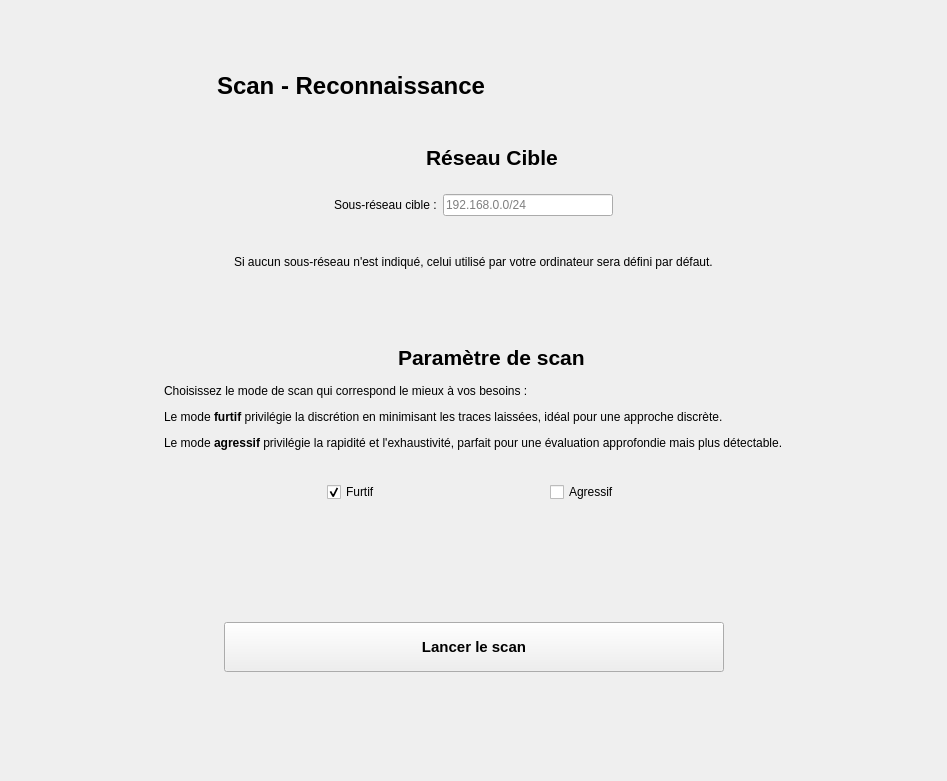
<?xml version="1.0" encoding="UTF-8"?>
<ui version="4.0">
 <class>ScanInterface</class>
 <widget class="QWidget" name="ScanInterface">
  <property name="geometry">
   <rect>
    <x>0</x>
    <y>0</y>
    <width>947</width>
    <height>781</height>
   </rect>
  </property>
  <property name="windowTitle">
   <string>Form</string>
  </property>
  <layout class="QVBoxLayout" name="verticalLayout_2">
   <item>
    <layout class="QGridLayout" name="gridLayout" rowstretch="0,0,0,0,0,0" columnstretch="0,0,0">
     <property name="leftMargin">
      <number>20</number>
     </property>
     <property name="topMargin">
      <number>40</number>
     </property>
     <property name="rightMargin">
      <number>20</number>
     </property>
     <property name="bottomMargin">
      <number>20</number>
     </property>
     <property name="spacing">
      <number>12</number>
     </property>
     <item row="1" column="2">
      <spacer name="horizontalSpacer_12">
       <property name="orientation">
        <enum>Qt::Horizontal</enum>
       </property>
       <property name="sizeHint" stdset="0">
        <size>
         <width>40</width>
         <height>20</height>
        </size>
       </property>
      </spacer>
     </item>
     <item row="0" column="1">
      <layout class="QHBoxLayout" name="horizontalLayout">
       <property name="topMargin">
        <number>10</number>
       </property>
       <property name="bottomMargin">
        <number>10</number>
       </property>
       <item>
        <widget class="IconWidget" name="IconWidget_3">
         <property name="minimumSize">
          <size>
           <width>50</width>
           <height>50</height>
          </size>
         </property>
         <property name="maximumSize">
          <size>
           <width>50</width>
           <height>50</height>
          </size>
         </property>
         <property name="icon">
          <iconset resource="../../resource/resource.qrc">
           <normaloff>:/images/scaninterfaceicon.png</normaloff>:/images/scaninterfaceicon.png</iconset>
         </property>
        </widget>
       </item>
       <item>
        <widget class="StrongBodyLabel" name="StrongBodyLabel">
         <property name="font">
          <font>
           <pointsize>18</pointsize>
           <weight>75</weight>
           <bold>true</bold>
          </font>
         </property>
         <property name="text">
          <string>Scan - Reconnaissance</string>
         </property>
         <property name="alignment">
          <set>Qt::AlignCenter</set>
         </property>
        </widget>
       </item>
       <item>
        <spacer name="horizontalSpacer_2">
         <property name="orientation">
          <enum>Qt::Horizontal</enum>
         </property>
         <property name="sizeHint" stdset="0">
          <size>
           <width>40</width>
           <height>20</height>
          </size>
         </property>
        </spacer>
       </item>
      </layout>
     </item>
     <item row="5" column="1">
      <spacer name="verticalSpacer_7">
       <property name="orientation">
        <enum>Qt::Vertical</enum>
       </property>
       <property name="sizeHint" stdset="0">
        <size>
         <width>20</width>
         <height>40</height>
        </size>
       </property>
      </spacer>
     </item>
     <item row="4" column="1">
      <layout class="QHBoxLayout" name="horizontalLayout_6">
       <property name="topMargin">
        <number>10</number>
       </property>
       <property name="bottomMargin">
        <number>10</number>
       </property>
       <item>
        <spacer name="horizontalSpacer_9">
         <property name="orientation">
          <enum>Qt::Horizontal</enum>
         </property>
         <property name="sizeHint" stdset="0">
          <size>
           <width>40</width>
           <height>20</height>
          </size>
         </property>
        </spacer>
       </item>
       <item>
        <widget class="PrimaryPushButton" name="PrimaryPushButton">
         <property name="minimumSize">
          <size>
           <width>500</width>
           <height>50</height>
          </size>
         </property>
         <property name="maximumSize">
          <size>
           <width>500</width>
           <height>50</height>
          </size>
         </property>
         <property name="font">
          <font>
           <pointsize>11</pointsize>
           <weight>75</weight>
           <bold>true</bold>
          </font>
         </property>
         <property name="text">
          <string>Lancer le scan</string>
         </property>
        </widget>
       </item>
       <item>
        <spacer name="horizontalSpacer_8">
         <property name="orientation">
          <enum>Qt::Horizontal</enum>
         </property>
         <property name="sizeHint" stdset="0">
          <size>
           <width>40</width>
           <height>20</height>
          </size>
         </property>
        </spacer>
       </item>
      </layout>
     </item>
     <item row="2" column="1">
      <layout class="QGridLayout" name="gridLayout_3">
       <property name="leftMargin">
        <number>0</number>
       </property>
       <property name="topMargin">
        <number>0</number>
       </property>
       <property name="rightMargin">
        <number>0</number>
       </property>
       <property name="bottomMargin">
        <number>0</number>
       </property>
       <item row="0" column="0">
        <widget class="CardWidget" name="CardWidget">
         <property name="minimumSize">
          <size>
           <width>0</width>
           <height>0</height>
          </size>
         </property>
         <layout class="QVBoxLayout" name="verticalLayout_8">
          <item>
           <layout class="QVBoxLayout" name="verticalLayout_7">
            <item>
             <layout class="QHBoxLayout" name="horizontalLayout_4">
              <property name="leftMargin">
               <number>0</number>
              </property>
              <property name="topMargin">
               <number>0</number>
              </property>
              <property name="rightMargin">
               <number>0</number>
              </property>
              <property name="bottomMargin">
               <number>0</number>
              </property>
              <item>
               <spacer name="horizontalSpacer_6">
                <property name="orientation">
                 <enum>Qt::Horizontal</enum>
                </property>
                <property name="sizeHint" stdset="0">
                 <size>
                  <width>40</width>
                  <height>20</height>
                 </size>
                </property>
               </spacer>
              </item>
              <item>
               <widget class="IconWidget" name="IconWidget_2">
                <property name="sizePolicy">
                 <sizepolicy hsizetype="Preferred" vsizetype="Preferred">
                  <horstretch>30</horstretch>
                  <verstretch>30</verstretch>
                 </sizepolicy>
                </property>
                <property name="minimumSize">
                 <size>
                  <width>30</width>
                  <height>30</height>
                 </size>
                </property>
                <property name="maximumSize">
                 <size>
                  <width>30</width>
                  <height>30</height>
                 </size>
                </property>
                <property name="icon">
                 <iconset resource="../../resource/resource.qrc">
                  <normaloff>:/images/settings.png</normaloff>:/images/settings.png</iconset>
                </property>
               </widget>
              </item>
              <item>
               <widget class="TitleLabel" name="TitleLabel_2">
                <property name="font">
                 <font>
                  <pointsize>16</pointsize>
                  <weight>75</weight>
                  <bold>true</bold>
                 </font>
                </property>
                <property name="text">
                 <string>Paramètre de scan</string>
                </property>
               </widget>
              </item>
              <item>
               <spacer name="horizontalSpacer_7">
                <property name="orientation">
                 <enum>Qt::Horizontal</enum>
                </property>
                <property name="sizeHint" stdset="0">
                 <size>
                  <width>40</width>
                  <height>20</height>
                 </size>
                </property>
               </spacer>
              </item>
             </layout>
            </item>
           </layout>
          </item>
          <item>
           <widget class="HorizontalSeparator" name="HorizontalSeparator"/>
          </item>
          <item>
           <layout class="QGridLayout" name="gridLayout_4">
            <item row="0" column="0" colspan="2">
             <widget class="BodyLabel" name="BodyLabel_3">
              <property name="text">
               <string>&lt;html&gt;&lt;head/&gt;&lt;body&gt;&lt;p&gt;Choisissez le mode de scan qui correspond le mieux à vos besoins : &lt;/p&gt;&lt;p&gt;Le mode &lt;span style=&quot; font-weight:600;&quot;&gt;furtif&lt;/span&gt; privilégie la discrétion en minimisant les traces laissées, idéal pour une approche discrète.&lt;/p&gt;&lt;p&gt;Le mode &lt;span style=&quot; font-weight:600;&quot;&gt;agressif&lt;/span&gt; privilégie la rapidité et l'exhaustivité, parfait pour une évaluation approfondie mais plus détectable.&lt;/p&gt;&lt;/body&gt;&lt;/html&gt;</string>
              </property>
             </widget>
            </item>
           </layout>
          </item>
          <item>
           <widget class="HorizontalSeparator" name="HorizontalSeparator_3"/>
          </item>
          <item>
           <layout class="QHBoxLayout" name="horizontalLayout_5">
            <property name="topMargin">
             <number>20</number>
            </property>
            <property name="bottomMargin">
             <number>20</number>
            </property>
            <item>
             <spacer name="horizontalSpacer_13">
              <property name="orientation">
               <enum>Qt::Horizontal</enum>
              </property>
              <property name="sizeHint" stdset="0">
               <size>
                <width>40</width>
                <height>20</height>
               </size>
              </property>
             </spacer>
            </item>
            <item>
             <widget class="CheckBox" name="CheckBox">
              <property name="text">
               <string>Furtif</string>
              </property>
              <property name="checked">
               <bool>true</bool>
              </property>
             </widget>
            </item>
            <item>
             <spacer name="horizontalSpacer_15">
              <property name="orientation">
               <enum>Qt::Horizontal</enum>
              </property>
              <property name="sizeHint" stdset="0">
               <size>
                <width>40</width>
                <height>20</height>
               </size>
              </property>
             </spacer>
            </item>
            <item>
             <widget class="CheckBox" name="CheckBox_2">
              <property name="text">
               <string>Agressif</string>
              </property>
             </widget>
            </item>
            <item>
             <spacer name="horizontalSpacer_14">
              <property name="orientation">
               <enum>Qt::Horizontal</enum>
              </property>
              <property name="sizeHint" stdset="0">
               <size>
                <width>40</width>
                <height>20</height>
               </size>
              </property>
             </spacer>
            </item>
           </layout>
          </item>
         </layout>
         <zorder>HorizontalSeparator_3</zorder>
         <zorder>horizontalLayoutWidget</zorder>
         <zorder></zorder>
         <zorder>HorizontalSeparator</zorder>
        </widget>
       </item>
      </layout>
     </item>
     <item row="1" column="0">
      <spacer name="horizontalSpacer_11">
       <property name="orientation">
        <enum>Qt::Horizontal</enum>
       </property>
       <property name="sizeHint" stdset="0">
        <size>
         <width>40</width>
         <height>20</height>
        </size>
       </property>
      </spacer>
     </item>
     <item row="1" column="1">
      <layout class="QGridLayout" name="gridLayout_2" rowstretch="0" columnstretch="0">
       <property name="topMargin">
        <number>0</number>
       </property>
       <property name="rightMargin">
        <number>0</number>
       </property>
       <property name="bottomMargin">
        <number>0</number>
       </property>
       <item row="0" column="0">
        <widget class="CardWidget" name="reseauciblecard">
         <property name="enabled">
          <bool>true</bool>
         </property>
         <property name="minimumSize">
          <size>
           <width>0</width>
           <height>0</height>
          </size>
         </property>
         <layout class="QVBoxLayout" name="verticalLayout_6">
          <item>
           <layout class="QVBoxLayout" name="verticalLayout_5">
            <item>
             <layout class="QHBoxLayout" name="horizontalLayout_2">
              <property name="leftMargin">
               <number>0</number>
              </property>
              <property name="topMargin">
               <number>0</number>
              </property>
              <property name="rightMargin">
               <number>0</number>
              </property>
              <property name="bottomMargin">
               <number>0</number>
              </property>
              <item>
               <spacer name="horizontalSpacer_5">
                <property name="orientation">
                 <enum>Qt::Horizontal</enum>
                </property>
                <property name="sizeHint" stdset="0">
                 <size>
                  <width>40</width>
                  <height>20</height>
                 </size>
                </property>
               </spacer>
              </item>
              <item>
               <widget class="IconWidget" name="IconWidget">
                <property name="sizePolicy">
                 <sizepolicy hsizetype="Preferred" vsizetype="Preferred">
                  <horstretch>30</horstretch>
                  <verstretch>30</verstretch>
                 </sizepolicy>
                </property>
                <property name="minimumSize">
                 <size>
                  <width>30</width>
                  <height>30</height>
                 </size>
                </property>
                <property name="maximumSize">
                 <size>
                  <width>30</width>
                  <height>30</height>
                 </size>
                </property>
                <property name="icon">
                 <iconset resource="../../resource/resource.qrc">
                  <normaloff>:/images/target.png</normaloff>:/images/target.png</iconset>
                </property>
               </widget>
              </item>
              <item>
               <widget class="TitleLabel" name="TitleLabel">
                <property name="font">
                 <font>
                  <pointsize>16</pointsize>
                  <weight>75</weight>
                  <bold>true</bold>
                 </font>
                </property>
                <property name="text">
                 <string>Réseau Cible</string>
                </property>
               </widget>
              </item>
              <item>
               <spacer name="horizontalSpacer_3">
                <property name="orientation">
                 <enum>Qt::Horizontal</enum>
                </property>
                <property name="sizeHint" stdset="0">
                 <size>
                  <width>40</width>
                  <height>20</height>
                 </size>
                </property>
               </spacer>
              </item>
             </layout>
            </item>
           </layout>
          </item>
          <item>
           <widget class="HorizontalSeparator" name="HorizontalSeparator_2"/>
          </item>
          <item>
           <layout class="QHBoxLayout" name="horizontalLayout_3">
            <property name="topMargin">
             <number>10</number>
            </property>
            <property name="bottomMargin">
             <number>20</number>
            </property>
            <item>
             <spacer name="horizontalSpacer_10">
              <property name="orientation">
               <enum>Qt::Horizontal</enum>
              </property>
              <property name="sizeHint" stdset="0">
               <size>
                <width>40</width>
                <height>20</height>
               </size>
              </property>
             </spacer>
            </item>
            <item>
             <widget class="BodyLabel" name="BodyLabel">
              <property name="text">
               <string>Sous-réseau cible :</string>
              </property>
             </widget>
            </item>
            <item>
             <widget class="LineEdit" name="LineEdit">
              <property name="placeholderText">
               <string>192.168.0.0/24</string>
              </property>
             </widget>
            </item>
            <item>
             <spacer name="horizontalSpacer_4">
              <property name="orientation">
               <enum>Qt::Horizontal</enum>
              </property>
              <property name="sizeHint" stdset="0">
               <size>
                <width>40</width>
                <height>20</height>
               </size>
              </property>
             </spacer>
            </item>
           </layout>
          </item>
          <item>
           <layout class="QHBoxLayout" name="horizontalLayout_7">
            <property name="topMargin">
             <number>10</number>
            </property>
            <item>
             <spacer name="horizontalSpacer_16">
              <property name="orientation">
               <enum>Qt::Horizontal</enum>
              </property>
              <property name="sizeHint" stdset="0">
               <size>
                <width>40</width>
                <height>20</height>
               </size>
              </property>
             </spacer>
            </item>
            <item>
             <widget class="BodyLabel" name="BodyLabel_2">
              <property name="text">
               <string>Si aucun sous-réseau n'est indiqué, celui utilisé par votre ordinateur sera défini par défaut.</string>
              </property>
             </widget>
            </item>
            <item>
             <spacer name="horizontalSpacer_17">
              <property name="orientation">
               <enum>Qt::Horizontal</enum>
              </property>
              <property name="sizeHint" stdset="0">
               <size>
                <width>40</width>
                <height>20</height>
               </size>
              </property>
             </spacer>
            </item>
           </layout>
          </item>
          <item>
           <spacer name="verticalSpacer_4">
            <property name="orientation">
             <enum>Qt::Vertical</enum>
            </property>
            <property name="sizeHint" stdset="0">
             <size>
              <width>20</width>
              <height>40</height>
             </size>
            </property>
           </spacer>
          </item>
         </layout>
        </widget>
       </item>
      </layout>
     </item>
     <item row="3" column="1">
      <spacer name="verticalSpacer_3">
       <property name="orientation">
        <enum>Qt::Vertical</enum>
       </property>
       <property name="sizeHint" stdset="0">
        <size>
         <width>20</width>
         <height>40</height>
        </size>
       </property>
      </spacer>
     </item>
    </layout>
   </item>
  </layout>
 </widget>
 <customwidgets>
  <customwidget>
   <class>CheckBox</class>
   <extends>QCheckBox</extends>
   <header>qfluentwidgets</header>
  </customwidget>
  <customwidget>
   <class>PushButton</class>
   <extends>QPushButton</extends>
   <header>qfluentwidgets</header>
  </customwidget>
  <customwidget>
   <class>PrimaryPushButton</class>
   <extends>PushButton</extends>
   <header>qfluentwidgets</header>
  </customwidget>
  <customwidget>
   <class>IconWidget</class>
   <extends>QWidget</extends>
   <header>qfluentwidgets</header>
  </customwidget>
  <customwidget>
   <class>HorizontalSeparator</class>
   <extends>QWidget</extends>
   <header>qfluentwidgets</header>
  </customwidget>
  <customwidget>
   <class>CardWidget</class>
   <extends>QFrame</extends>
   <header>qfluentwidgets</header>
   <container>1</container>
  </customwidget>
  <customwidget>
   <class>BodyLabel</class>
   <extends>QLabel</extends>
   <header>qfluentwidgets</header>
  </customwidget>
  <customwidget>
   <class>StrongBodyLabel</class>
   <extends>QLabel</extends>
   <header>qfluentwidgets</header>
  </customwidget>
  <customwidget>
   <class>TitleLabel</class>
   <extends>QLabel</extends>
   <header>qfluentwidgets</header>
  </customwidget>
  <customwidget>
   <class>LineEdit</class>
   <extends>QLineEdit</extends>
   <header>qfluentwidgets</header>
  </customwidget>
 </customwidgets>
 <resources>
  <include location="../../resource/resource.qrc"/>
 </resources>
 <connections/>
</ui>
